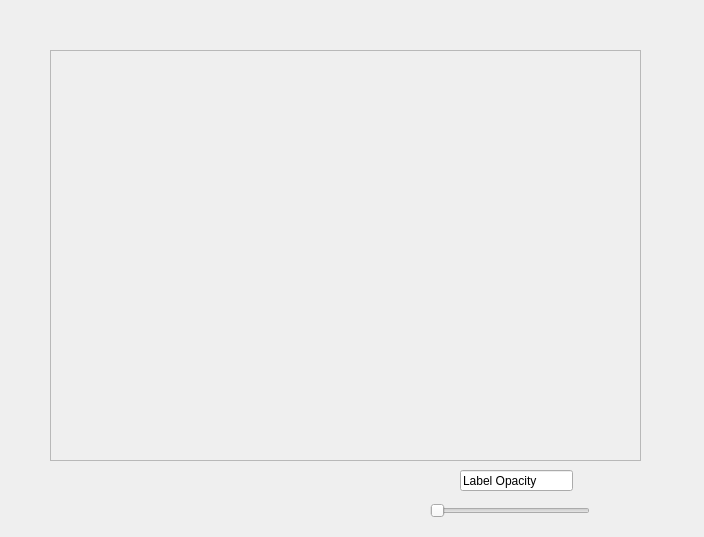
<?xml version="1.0" encoding="UTF-8"?>
<ui version="4.0">
 <class>ImageViewer</class>
 <widget class="QWidget" name="ImageViewer">
  <property name="geometry">
   <rect>
    <x>0</x>
    <y>0</y>
    <width>704</width>
    <height>537</height>
   </rect>
  </property>
  <property name="windowTitle">
   <string>Image Viewer</string>
  </property>
  <widget class="QFrame" name="frame">
   <property name="geometry">
    <rect>
     <x>50</x>
     <y>50</y>
     <width>591</width>
     <height>411</height>
    </rect>
   </property>
   <property name="cursor">
    <cursorShape>CrossCursor</cursorShape>
   </property>
   <property name="mouseTracking">
    <bool>false</bool>
   </property>
   <property name="frameShape">
    <enum>QFrame::StyledPanel</enum>
   </property>
   <property name="frameShadow">
    <enum>QFrame::Raised</enum>
   </property>
  </widget>
  <widget class="QSlider" name="horizontalSlider">
   <property name="geometry">
    <rect>
     <x>430</x>
     <y>500</y>
     <width>160</width>
     <height>22</height>
    </rect>
   </property>
   <property name="orientation">
    <enum>Qt::Horizontal</enum>
   </property>
  </widget>
  <widget class="QLineEdit" name="lineEdit">
   <property name="geometry">
    <rect>
     <x>460</x>
     <y>470</y>
     <width>113</width>
     <height>21</height>
    </rect>
   </property>
   <property name="text">
    <string>Label Opacity</string>
   </property>
  </widget>
 </widget>
 <resources/>
 <connections/>
</ui>
